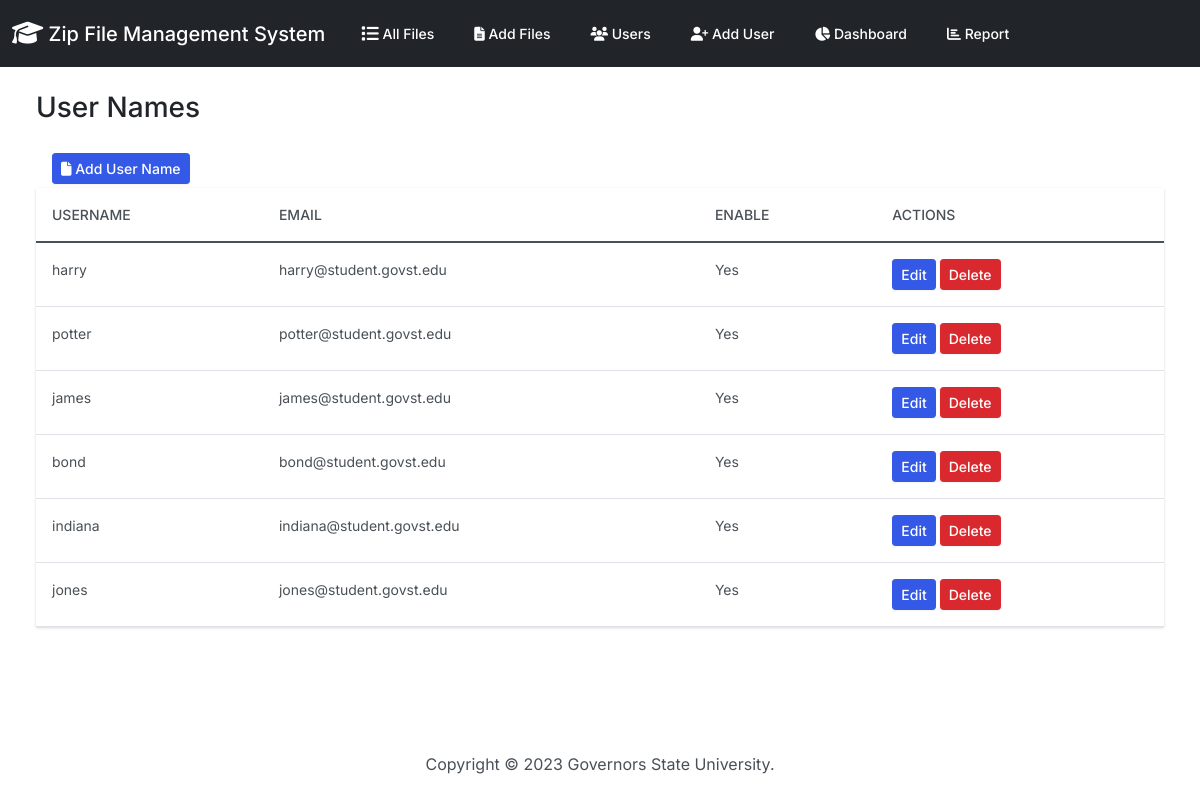
Screenshot of /user_list/ with the database file from the repository.
### zipfiles/models.py (models this page shows, shortened)
class UserNamesList(models.Model):
    user_name = models.CharField(
        primary_key=True,  # Set user_name as the primary key
        max_length=255,
        unique=True,
        validators=[
            MinLengthValidator(3, message='Username must have at least 3 characters.'),
        ]
    )
    email = models.EmailField()
    enable = models.BooleanField(default=True)
    updated_date = models.DateTimeField(default=timezone.now)
    class Meta:
        verbose_name_plural = 'UserNamesList'

### zipfiles/views.py (the view)
# urls.py: path('user_list/', views.user_list, name='user_list'),
def user_list(request):
    users = UserNamesList.objects.all()
    return render(request, 'zipfiles/user_list.html', {'users': users})

### zipfiles/templates/zipfiles/user_list.html (shortened to what this page needs)
{% extends "zipfiles/base.html" %}
{% block body %}
<h3 class="m-4">User Names</h3>
<div class="row">
  <div class="col-12">
    <div class="ms-4 me-4 mb-4">
      <a class="btn btn-primary btn-sm mx-3 my-1" href="{% url 'user_create' %}">
        <i class="fas fa-file"></i> Add User Name
      </a>
      <table class="table table-hover">
        <thead class="thead-dark">
          <tr>
            <th>Username</th>
            <th>Email</th>
            <th>Enable</th>
            <th>Actions</th>
          </tr>
        </thead>
        <tbody>
          {% for user in users %}
          <tr>
            <td>{{ user.user_name }}</td>
            <td>{{ user.email }}</td>
            <td>{% if user.enable %}Yes{% else %}No{% endif %}</td>
            <td>
              <form method="post" action="{% url 'user_update' user.pk %}" style="display: inline;">
                  <button type="submit" class="btn btn-sm btn-primary">Edit</button>
              </form>
              <form method="post" action="{% url 'user_delete' user.pk %}" style="display: inline;">
                <button type="submit" class="btn btn-sm btn-danger" onclick="return confirm('Are you sure you want to delete this user: {{ user.user_name }}?')">Delete</button>
              </form>
            </td>
          </tr>
          {% endfor %}
        </tbody>
      </table>
  </div>
</div>
</div>
{% endblock %}

### zipfiles/templates/zipfiles/base.html (style rules this page uses)
body, table { font-size: 14px; }

### rows the page displays
UserNamesList: user_name "harry", email "harry@student.govst.edu", enable "Yes"
UserNamesList: user_name "potter", email "potter@student.govst.edu", enable "Yes"
UserNamesList: user_name "james", email "james@student.govst.edu", enable "Yes"
UserNamesList: user_name "bond", email "bond@student.govst.edu", enable "Yes"
UserNamesList: user_name "indiana", email "indiana@student.govst.edu", enable "Yes"
UserNamesList: user_name "jones", email "jones@student.govst.edu", enable "Yes"
